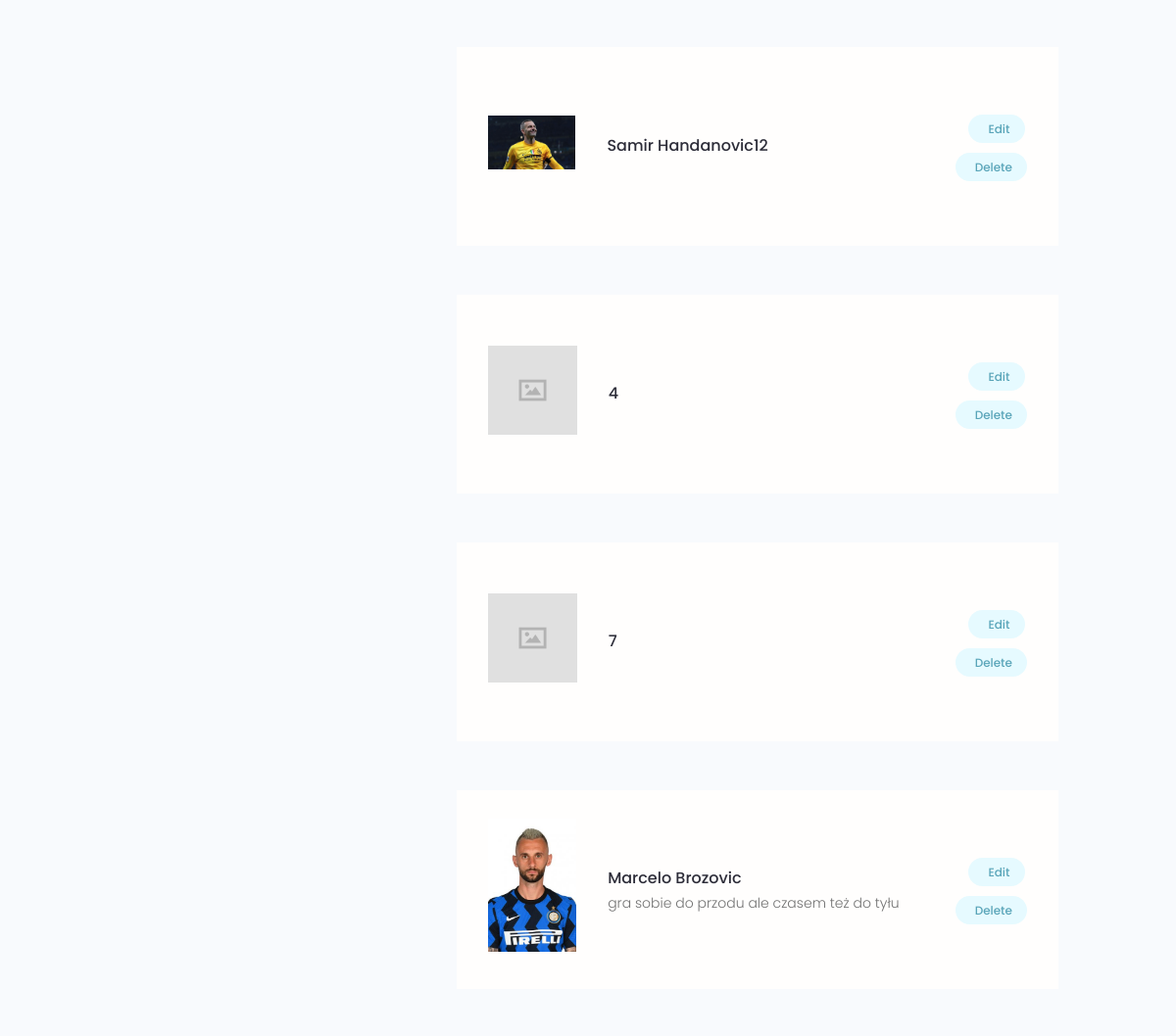
Page /account/ (signed in, middle part) on the earlier database version.
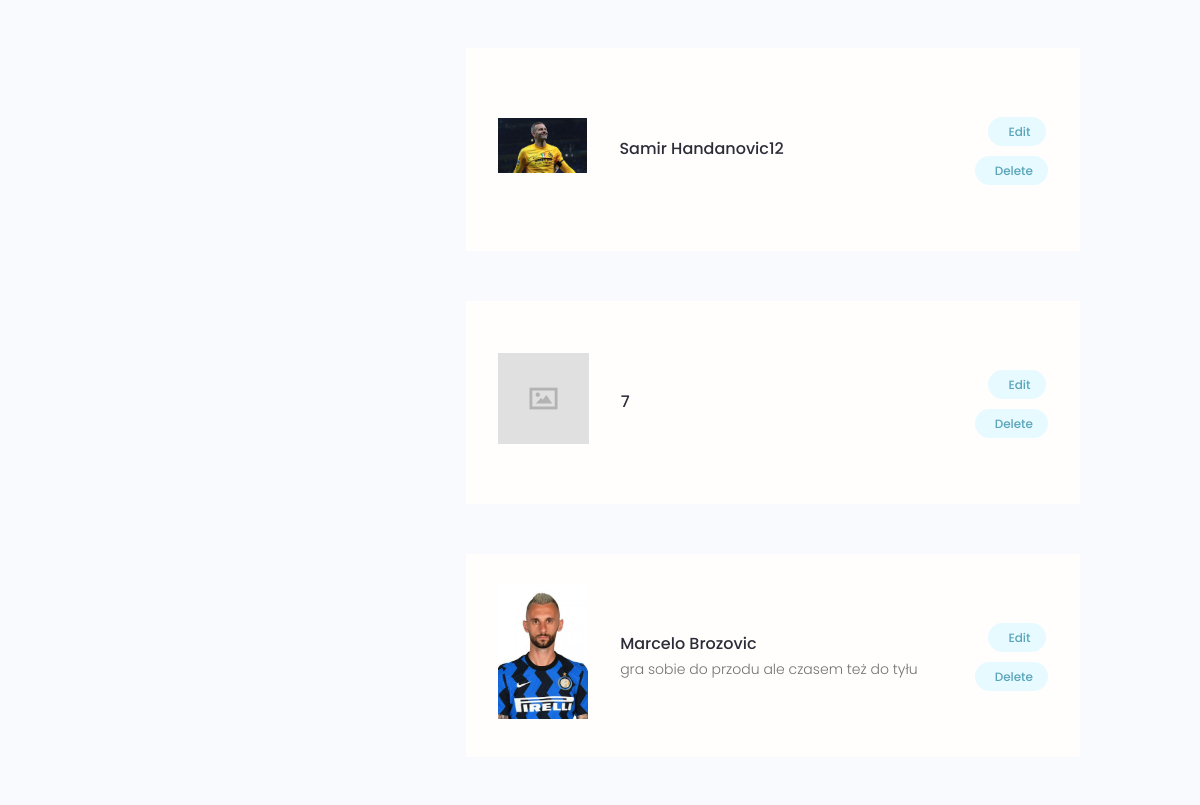
Same page on the later database version.
### first_project/models.py (models this page shows, shortened)
class Player(models.Model):
    owner = models.ForeignKey(Profile, null=True, blank=True, on_delete=models.CASCADE)
    title = models.CharField(max_length=200)
    description = models.TextField(null=True, blank=True)
    featured_image = models.ImageField(null=True, blank=True, default="default.jpg")
    demo_link = models.CharField(max_length=2000, null=True, blank=True)
    source_link = models.CharField(max_length=2000, null=True, blank=True)
    tags = models.ManyToManyField("Tag", blank=True)
    vote_total = models.IntegerField(default=0, null=True, blank=True)
    vote_ratio = models.IntegerField(default=0, null=True, blank=True)
    created = models.DateTimeField(auto_now_add=True)
    id = models.UUIDField(
        default=uuid.uuid4, unique=True, primary_key=True, editable=False
    )
    class Meta:
        ordering = ["-vote_ratio", "-vote_total", "title"]
    @property
    def image_url(self):
        try:
            url = self.featured_image.url
        except:
            url = 'http://127.0.0.1:8000/images/default.jpg'
        return url

### users/views.py (the view)
# urls.py: path("account/", views.user_account, name="account"),
@login_required(login_url="login")
def user_account(request):
    profile = request.user.profile
    skills = profile.skill_set.all()
    players = profile.player_set.all()
    context = {"profile": profile, "skills": skills, "players": players}
    return render(request, "users/account.html", context)

### users/models.py (called while the page is built)
    @property
    def image_url(self):
        try:
            url = self.profile_image.url
        except:
            url = 'http://127.0.0.1:8000/images/profile_images/user-default.png'
        return url

### users/templates/users/account.html (shortened to what this page needs)
{% extends 'main.html' %}
{% block content %}
  <main class="settingsPage profile my-md">
    <div class="container">
      <div class="layout">
        <div class="column column--1of3">
        </div>
        <div class="column column--2of3">
          {% for player in players %}
          <table class="settings__table">
            <tr>
              <td class="settings__thumbnail">
                <a href="{% url 'player' player.id%}"><img src="{{player.image_url}}" alt="Project Thumbnail" /></a>
              </td>
              <td class="settings__tableInfo">
                <a href="{% url 'player' player.id%}">{{player.title}}</a>
                <p>{{player.description|slice:"150"}}
                </p>
              </td>
              <td class="settings__tableActions">
                <a class="tag tag--pill tag--main settings__btn" href="{% url 'update-player' player.id %}"> Edit</a>
                <a class="tag tag--pill tag--main settings__btn" href="{% url 'delete-player' player.id %}?next=/account">
                  Delete</a>
              </td>
            </tr>
            {% endfor %}
          </table>
        </div>
      </div>
    </div>
  </main>
{% endblock content %}

Differences in the rows shown:
removed Player: image_url (placeholder picture), title "4"
